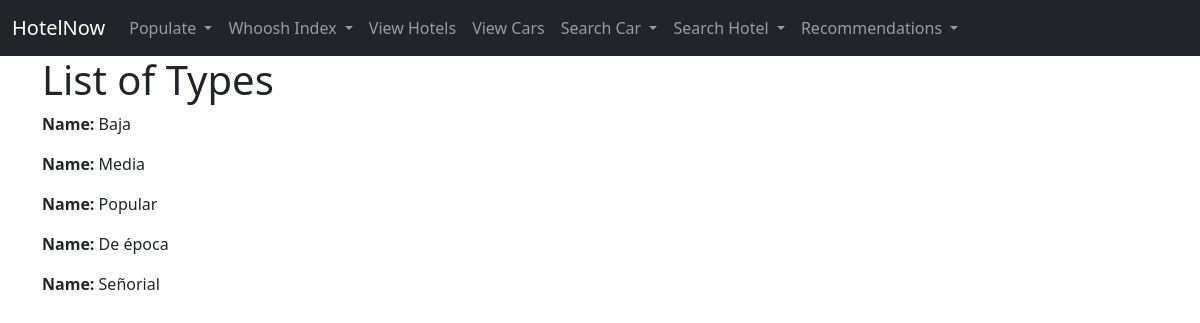
/hotel/view_types/, run on the app's committed database.
### hotel/models.py (models this page shows, shortened)
class Tipo(models.Model):
    nombre = models.CharField(max_length=100, unique=True)  # Ensures each type name is unique

### hotel/views.py (the view)
# urls.py: path('view_types/', views.ViewTypes),
def ViewTypes(request):
    types = Tipo.objects.all()
    return render(request, 'view_types.html', {'types': types})

### hotel/templates/view_types.html (shortened to what this page needs)
{% extends 'base.html' %}
{% block content %}
<h1>List of Types</h1>
<div>
    {% for type in types %}
        <div>
            <p><strong>Name:</strong> {{ type.nombre }}</p>
        </div>
    {% empty %}
    <p>No hay modelos disponibles.</p>
    {% endfor %}
</div>
{% endblock %}

### data on the page
Tipo: nombre "Baja"
Tipo: nombre "Media"
Tipo: nombre "Popular"
Tipo: nombre "De época"
Tipo: nombre "Señorial"
